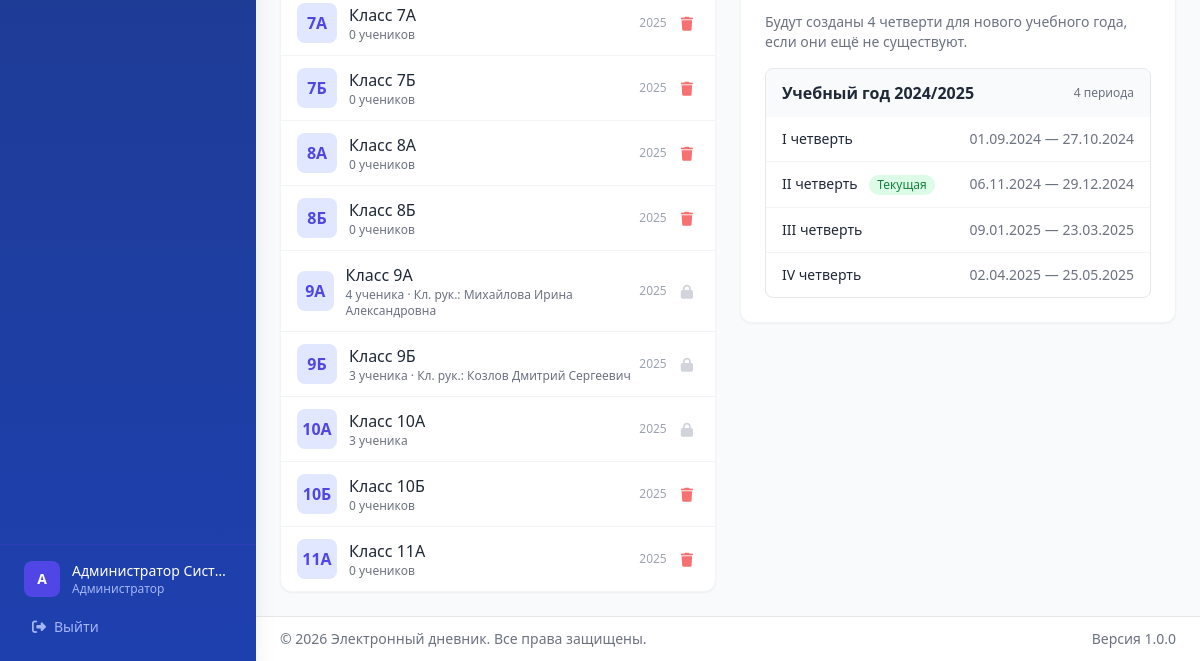
/users/classes (signed in, lower part), run on an earlier commit of the app's database.
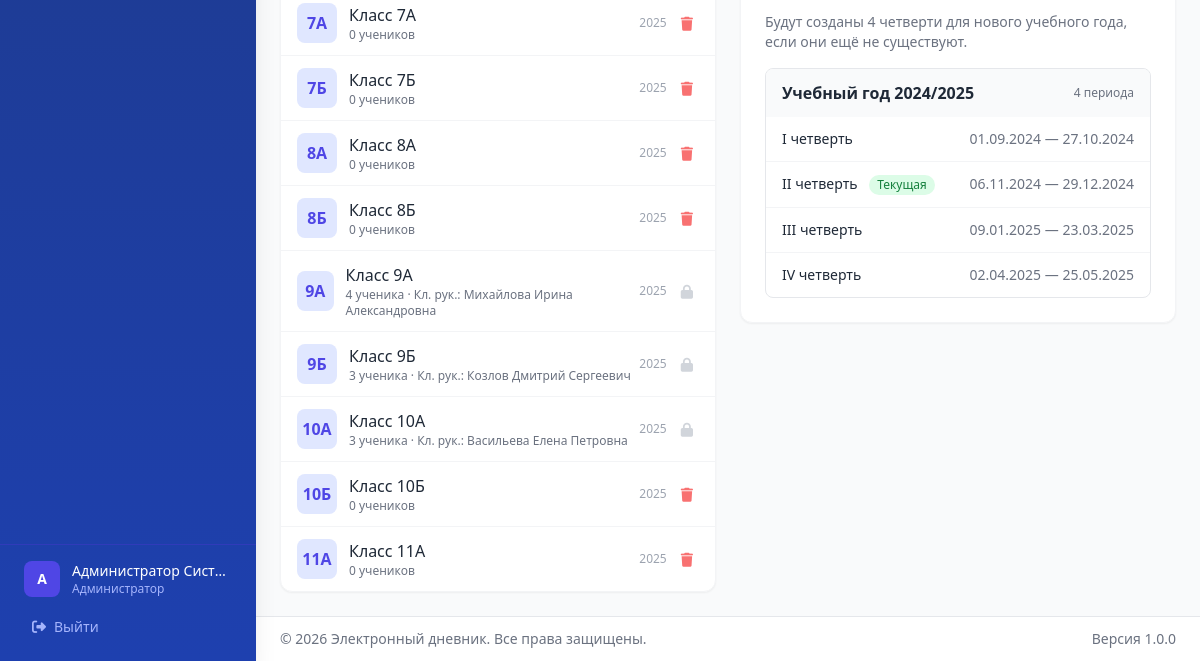
And on a later commit of the database.
### tables this page shows
CREATE TABLE `classes` (
  `id` int NOT NULL,
  `name` varchar(10) NOT NULL,
  `year` int NOT NULL,
  `class_teacher_id` int DEFAULT NULL
);

### controllers/UserController.php (called while the page is built, shortened)
<?php
class UserController {
    private $classModel;
    public function __construct() {
        require_once __DIR__ . '/../models/ClassModel.php';
        $this->classModel = new ClassModel();
    }
    public function classes() {
$classes = $this->classModel->getAll();
require __DIR__ . '/../views/layout/header.php';
require __DIR__ . '/../views/users/classes.php';
require __DIR__ . '/../views/layout/footer.php';
    }
}

### config/database.php (called while the page is built, shortened)
<?php
function getDB() {
    static $pdo = null;
    if ($pdo === null) {
        $dsn = sprintf(
            'mysql:host=%s;port=%s;dbname=%s;charset=%s',
            DB_HOST, DB_PORT, DB_NAME, DB_CHARSET
        );
        $options = [
            PDO::ATTR_ERRMODE            => PDO::ERRMODE_EXCEPTION,
            PDO::ATTR_DEFAULT_FETCH_MODE => PDO::FETCH_ASSOC,
            PDO::ATTR_EMULATE_PREPARES   => false,
            PDO::MYSQL_ATTR_INIT_COMMAND => "SET NAMES " . DB_CHARSET,
        ];
        try {
            $pdo = new PDO($dsn, DB_USER, DB_PASS, $options);
        } catch (PDOException $e) {
            if (defined('APP_DEBUG') && APP_DEBUG) {
                die('Ошибка подключения к БД: ' . $e->getMessage());
            } else {
                die('Ошибка подключения к базе данных.');
            }
        }
    }
    return $pdo;
}

### models/ClassModel.php (called while the page is built, shortened)
<?php
class ClassModel {
    private $db;
    public function __construct() {
        $this->db = getDB();
    }
    public function getAll($year = null) {
        $sql = "
            SELECT c.*, u.full_name as teacher_name,
                   (SELECT COUNT(*) FROM students s
                    JOIN users us ON s.user_id = us.id
                    WHERE s.class_id = c.id AND us.is_active = 1) as student_count
            FROM classes c
            LEFT JOIN teachers t ON c.class_teacher_id = t.id
            LEFT JOIN users u ON t.user_id = u.id
        ";
        $params = [];
        $sql .= " ORDER BY CAST(REGEXP_SUBSTR(c.name, '^[0-9]+') AS UNSIGNED) ASC, c.name ASC";
        $stmt = $this->db->prepare($sql);
        $stmt->execute($params);
        return $stmt->fetchAll();
    }
}

### includes/helpers.php (called while the page is built, shortened)
<?php
function e($string) {
    return htmlspecialchars($string ?? '', ENT_QUOTES, 'UTF-8');
}
function plural($n, $form1, $form2, $form5) {
    $n = abs($n) % 100;
    $n1 = $n % 10;
    if ($n1 > 1 && $n1 < 5) return $form2;
    if ($n1 == 1) return $form1;
    return $form5;
}

### views/users/classes.php (the view, shortened to what the changed rows need)
<div class="space-y-6">
    <div class="grid grid-cols-1 lg:grid-cols-2 gap-6">
        <div class="space-y-4">
            <div class="bg-white rounded-xl shadow-sm border border-gray-100 overflow-hidden">
                <?php if (!empty($classes)): ?>
                <div class="divide-y divide-gray-100">
                    <?php foreach ($classes as $cls): ?>
                    <div class="flex items-center justify-between px-4 py-3 hover:bg-gray-50 transition">
                        <div class="flex items-center gap-3">
                            <div class="w-10 h-10 bg-indigo-100 rounded-lg flex items-center justify-center font-bold text-indigo-600">
                                <?= e($cls['name']) ?>
                            </div>
                            <div>
                                <p class="font-medium text-gray-800">Класс <?= e($cls['name']) ?></p>
                                <p class="text-xs text-gray-500">
                                    <?= $cls['student_count'] ?> <?= plural($cls['student_count'], 'ученик', 'ученика', 'учеников') ?>
                                    <?php if (!empty($cls['teacher_name'])): ?>
                                        · Кл. рук.: <?= e($cls['teacher_name']) ?>
                                    <?php endif; ?>
                                </p>
                            </div>
                        </div>
                        <div class="flex items-center gap-2">
                            <span class="text-xs text-gray-400"><?= $cls['year'] ?></span>
                            <?php if ($cls['student_count'] == 0): ?>
                            <form method="POST" action="<?= url('users/delete-class/' . $cls['id']) ?>"
                                  onsubmit="return confirm('Удалить класс <?= e($cls['name']) ?>?')">
                                <?= csrfField() ?>
                                <button type="submit" class="p-1.5 text-red-400 hover:text-red-600 hover:bg-red-50 rounded-lg transition" title="Удалить">
                                    <i class="fas fa-trash text-sm"></i>
                                </button>
                            </form>
                            <?php else: ?>
                            <span class="p-1.5 text-gray-300" title="Нельзя удалить класс с учениками">
                                <i class="fas fa-lock text-sm"></i>
                            </span>
                            <?php endif; ?>
                        </div>
                    </div>
                    <?php endforeach; ?>
                </div>
                <?php endif; ?>
            </div>
        </div>
    </div>
</div>

What changed in the data, as far as the page shows it:
changed classes (number 7 of 9 on the later page): teacher_name (not shown) → "Васильева Елена Петровна"
